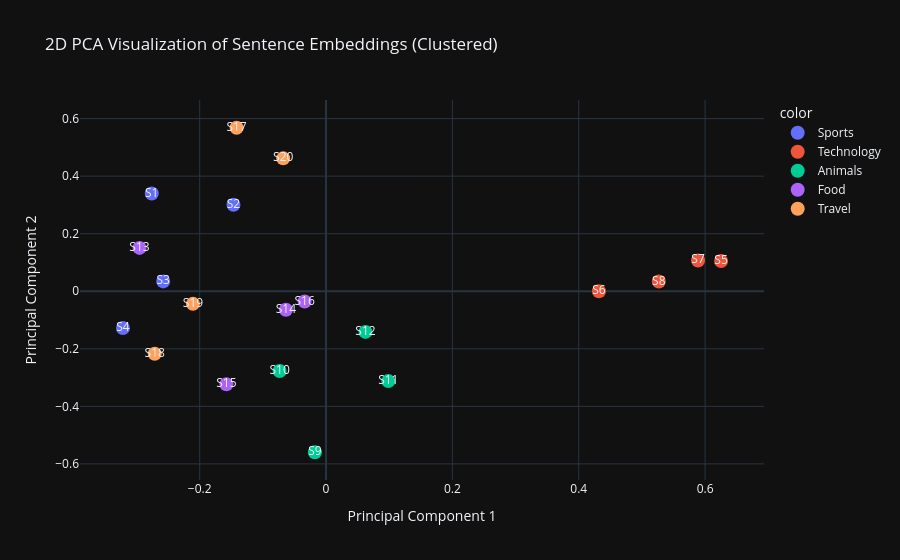

The notebook cell this image was saved under:
### Code cell
# PCA Visualization using Plotly

# Install required libraries if not already installed
# !pip install openai numpy scikit-learn plotly

from openai import OpenAI
import numpy as np
from sklearn.decomposition import PCA
from sklearn.metrics.pairwise import cosine_similarity
import plotly.express as px

# Initialize OpenAI client (ensure your API key is set in the environment)
client = OpenAI()

# Sentences grouped by themes
sentences = [
    # 🏀 Sports
    "I love playing football.",
    "Basketball is my favorite sport.",
    "He enjoys running every morning.",
    "They played soccer in the park.",

    # 💻 Technology
    "Artificial Intelligence is transforming technology.",
    "Machine learning models improve with data.",
    "Quantum computing is the future of computing.",
    "Cybersecurity is crucial in the digital age.",

    # 🐶 Animals
    "The dog barked loudly at night.",
    "Cats love to sleep all day.",
    "A lion is a powerful wild animal.",
    "Birds are flying in the sky.",

    # 🍔 Food
    "I enjoy eating pizza on weekends.",
    "Pasta is a popular Italian dish.",
    "She baked a delicious chocolate cake.",
    "Fresh fruits are healthy and nutritious.",

    # ✈️ Travel
    "I love traveling to new countries.",
    "The beach was sunny and relaxing.",
    "We visited the mountains last summer.",
    "Exploring new cities is exciting."
]

# Get embeddings for all sentences
response = client.embeddings.create(
    model="text-embedding-3-large",
    input=sentences
)

# Convert to numpy array
embeddings = np.array([item.embedding for item in response.data])

# Compute cosine similarity matrix
similarity_matrix = cosine_similarity(embeddings)
print("\nCosine Similarity Matrix:\n", similarity_matrix)

# PCA for dimensionality reduction (2D)
pca = PCA(n_components=2)
reduced_embeddings = pca.fit_transform(embeddings)

# Labels for grouping (for coloring)
labels = (
    ["Sports"] * 4 +
    ["Technology"] * 4 +
    ["Animals"] * 4 +
    ["Food"] * 4 +
    ["Travel"] * 4
)

# Create an interactive Plotly scatter plot
fig = px.scatter(
    x=reduced_embeddings[:, 0],
    y=reduced_embeddings[:, 1],
    color=labels,  # Color by group
    text=[f"S{i+1}" for i in range(len(sentences))],
    hover_name=[f"S{i+1}" for i in range(len(sentences))],
    hover_data={"Sentence": sentences},
    title="2D PCA Visualization of Sentence Embeddings (Clustered)"
)

fig.update_traces(marker=dict(size=14))
fig.update_layout(
    xaxis_title="Principal Component 1",
    yaxis_title="Principal Component 2",
    template="plotly_dark"
)

fig.show()

# Print mapping to reference sentences
print("\nSentence Mapping:")
for idx, s in enumerate(sentences):
    print(f"S{idx+1}: {s}")

### Figure 1 — Plotly figure (JSON) as saved in the notebook; plotly's stock layout.template omitted (floating-point values rounded to 4 significant figures)
{"data": [{"customdata": [["I love playing football."], ["Basketball is my favorite sport."], ["He enjoys running every morning."], ["They played soccer in the park."]], "hovertemplate": "<b>%{hovertext}</b><br><br>color=Sports<br>x=%{x}<br>y=%{y}<br>text=%{text}<br>Sentence=%{customdata[0]}<extra></extra>", "hovertext": ["S1", "S2", "S3", "S4"], "legendgroup": "Sports", "marker": {"color": "#636efa", "size": 14, "symbol": "circle"}, "mode": "markers+text", "name": "Sports", "orientation": "v", "showlegend": true, "text": ["S1", "S2", "S3", "S4"], "type": "scatter", "x": [-0.2758, -0.1465, -0.2577, -0.3214], "xaxis": "x", "y": [0.3397, 0.3007, 0.03432, -0.1278], "yaxis": "y"}, {"customdata": [["Artificial Intelligence is transforming technology."], ["Machine learning models improve with data."], ["Quantum computing is the future of computing."], ["Cybersecurity is crucial in the digital age."]], "hovertemplate": "<b>%{hovertext}</b><br><br>color=Technology<br>x=%{x}<br>y=%{y}<br>text=%{text}<br>Sentence=%{customdata[0]}<extra></extra>", "hovertext": ["S5", "S6", "S7", "S8"], "legendgroup": "Technology", "marker": {"color": "#EF553B", "size": 14, "symbol": "circle"}, "mode": "markers+text", "name": "Technology", "orientation": "v", "showlegend": true, "text": ["S5", "S6", "S7", "S8"], "type": "scatter", "x": [0.6252, 0.432, 0.5888, 0.5267], "xaxis": "x", "y": [0.1054, 0.000174, 0.107, 0.03381], "yaxis": "y"}, {"customdata": [["The dog barked loudly at night."], ["Cats love to sleep all day."], ["A lion is a powerful wild animal."], ["Birds are flying in the sky."]], "hovertemplate": "<b>%{hovertext}</b><br><br>color=Animals<br>x=%{x}<br>y=%{y}<br>text=%{text}<br>Sentence=%{customdata[0]}<extra></extra>", "hovertext": ["S9", "S10", "S11", "S12"], "legendgroup": "Animals", "marker": {"color": "#00cc96", "size": 14, "symbol": "circle"}, "mode": "markers+text", "name": "Animals", "orientation": "v", "showlegend": true, "text": ["S9", "S10", "S11", "S12"], "type": "scatter", "x": [-0.01761, -0.07346, 0.09857, 0.06244], "xaxis": "x", "y": [-0.5595, -0.2769, -0.3122, -0.1413], "yaxis": "y"}, {"customdata": [["I enjoy eating pizza on weekends."], ["Pasta is a popular Italian dish."], ["She baked a delicious chocolate cake."], ["Fresh fruits are healthy and nutritious."]], "hovertemplate": "<b>%{hovertext}</b><br><br>color=Food<br>x=%{x}<br>y=%{y}<br>text=%{text}<br>Sentence=%{customdata[0]}<extra></extra>", "hovertext": ["S13", "S14", "S15", "S16"], "legendgroup": "Food", "marker": {"color": "#ab63fa", "size": 14, "symbol": "circle"}, "mode": "markers+text", "name": "Food", "orientation": "v", "showlegend": true, "text": ["S13", "S14", "S15", "S16"], "type": "scatter", "x": [-0.2952, -0.06346, -0.1577, -0.03387], "xaxis": "x", "y": [0.1507, -0.06434, -0.323, -0.03576], "yaxis": "y"}, {"customdata": [["I love traveling to new countries."], ["The beach was sunny and relaxing."], ["We visited the mountains last summer."], ["Exploring new cities is exciting."]], "hovertemplate": "<b>%{hovertext}</b><br><br>color=Travel<br>x=%{x}<br>y=%{y}<br>text=%{text}<br>Sentence=%{customdata[0]}<extra></extra>", "hovertext": ["S17", "S18", "S19", "S20"], "legendgroup": "Travel", "marker": {"color": "#FFA15A", "size": 14, "symbol": "circle"}, "mode": "markers+text", "name": "Travel", "orientation": "v", "showlegend": true, "text": ["S17", "S18", "S19", "S20"], "type": "scatter", "x": [-0.1416, -0.2711, -0.2106, -0.06774], "xaxis": "x", "y": [0.5682, -0.2173, -0.0437, 0.4619], "yaxis": "y"}], "layout": {"legend": {"title": {"text": "color"}, "tracegroupgap": 0}, "title": {"text": "2D PCA Visualization of Sentence Embeddings (Clustered)"}, "xaxis": {"anchor": "y", "domain": [0, 1], "title": {"text": "Principal Component 1"}}, "yaxis": {"anchor": "x", "domain": [0, 1], "title": {"text": "Principal Component 2"}}}}
